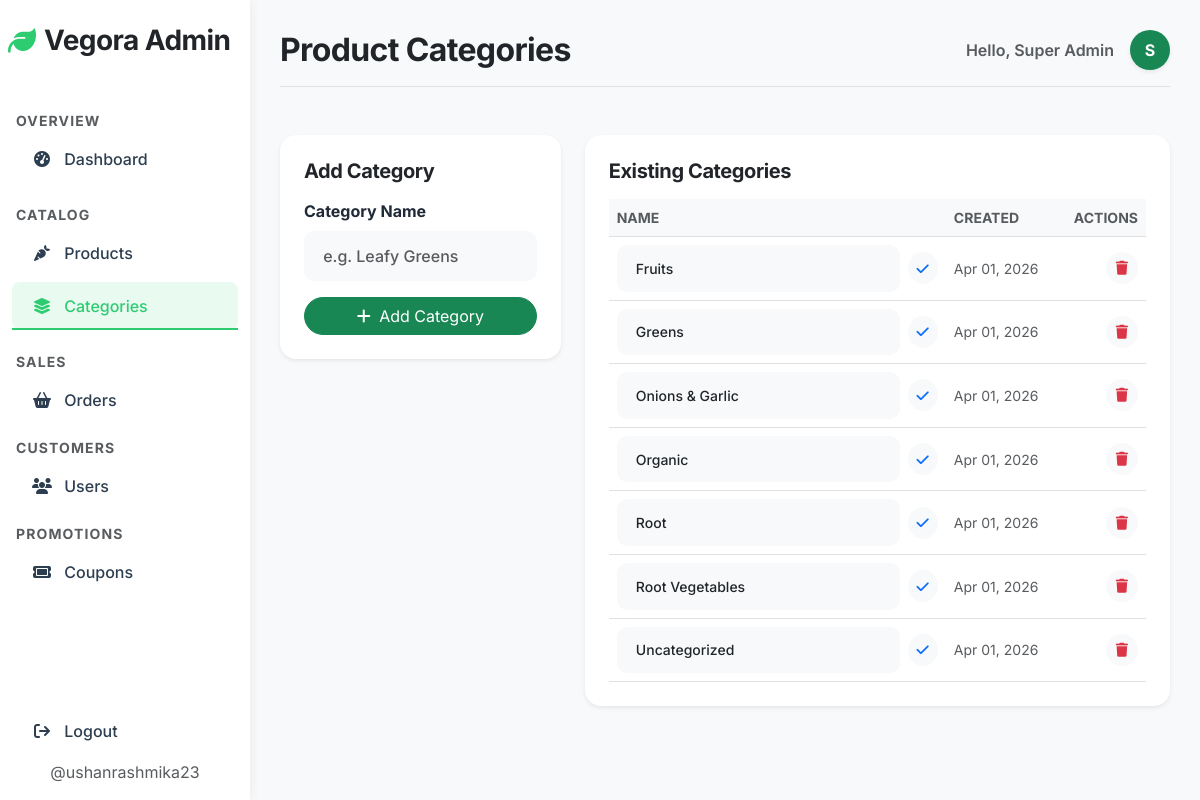
Screenshot of /admin/categories.php (signed in) with the database file from the repository.
### tables this page shows
CREATE TABLE `product_categories` (
  `id` int NOT NULL AUTO_INCREMENT,
  `name` varchar(100) NOT NULL,
  `created_at` timestamp NULL DEFAULT CURRENT_TIMESTAMP,
  PRIMARY KEY (`id`),
  UNIQUE KEY `name` (`name`)
);

### models/Category.php (called while the page is built, shortened)
<?php
class Category {
    private $pdo;
    public function __construct($pdo) {
        $this->pdo = $pdo;
    }
    public function getAll() {
        $stmt = $this->pdo->query("SELECT id, name, created_at FROM product_categories ORDER BY name ASC");
        return $stmt->fetchAll(PDO::FETCH_ASSOC);
    }
}

### admin/categories.php (the view, shortened to what this page needs)
<?php
require_once __DIR__ . '/../config/db.php';
require_once __DIR__ . '/../models/Category.php';
$categoryModel = new Category($pdo);
$categories = $categoryModel->getAll();
require_once __DIR__ . '/includes/header.php';
?>
  <?php require_once __DIR__ . '/includes/sidebar.php'; ?>
  <main class="main-content">
    <?php require_once __DIR__ . '/includes/topbar.php'; ?>
    <div class="row g-4">
      <div class="col-lg-4">
        <div class="card bg-white border-0 shadow-sm rounded-4 p-4">
          <h5 class="fw-bold mb-3">Add Category</h5>
          <form action="../controllers/categoryController.php?action=add" method="POST" class="d-flex flex-column gap-3">
            <div>
              <label for="new_name" class="form-label fw-bold">Category Name</label>
              <input type="text" id="new_name" name="name" class="form-control bg-light border-0" placeholder="e.g. Leafy Greens" required>
            </div>
            <button type="submit" class="btn btn-success rounded-pill"><i class="fa-solid fa-plus me-1"></i> Add Category</button>
          </form>
        </div>
      </div>
      <div class="col-lg-8">
        <div class="card bg-white border-0 shadow-sm rounded-4 p-4">
          <h5 class="fw-bold mb-3">Existing Categories</h5>
          <?php if (empty($categories)): ?>
            <p class="text-muted mb-0">No categories found yet.</p>
          <?php else: ?>
            <div class="table-responsive">
              <table class="table align-middle table-hover mb-0">
                <thead class="table-light">
                  <tr>
                    <th class="text-uppercase text-muted small">Name</th>
                    <th class="text-uppercase text-muted small">Created</th>
                    <th class="text-uppercase text-muted small text-end">Actions</th>
                  </tr>
                </thead>
                <tbody>
                  <?php foreach ($categories as $cat): ?>
                    <tr>
                      <td>
                        <form action="../controllers/categoryController.php?action=edit" method="POST" class="d-flex gap-2 align-items-center">
                          <input type="text" name="name" class="form-control form-control-sm bg-light border-0" value="<?php echo htmlspecialchars($cat['name']); ?>" required>
                          <button type="submit" class="btn btn-sm btn-light text-primary rounded-circle" style="width:32px;height:32px;"><i class="fa-solid fa-check"></i></button>
                        </form>
                      </td>
                      <td class="text-muted small"><?php echo date('M d, Y', strtotime($cat['created_at'])); ?></td>
                      <td class="text-end">
                        <a href="../controllers/categoryController.php?action=delete&id=<?php echo (int)$cat['id']; ?>" class="btn btn-sm btn-light text-danger rounded-circle" style="width:32px;height:32px;" onclick="return confirm('Delete this category?');">
                          <i class="fa-solid fa-trash"></i>
                        </a>
                      </td>
                    </tr>
                  <?php endforeach; ?>
                </tbody>
              </table>
            </div>
          <?php endif; ?>
        </div>
      </div>
    </div>
  </main>
</body>
</html>

### css/style.css (style rules this page uses)
:root { --vegi-green: #2ecc71; --vegi-green-hover: #27ae60; --vegi-light: #f8f9fa; --vegi-dark: #2c3e50; --vegi-shadow: 0 8px 24px rgba(0, 0, 0, 0.06); --vegi-shadow-hover: 0 16px 32px rgba(0, 0, 0, 0.12); --vegi-radius: 20px; --vegi-radius-sm: 10px; }
body { font-family: 'Inter', system-ui, -apple-system, sans-serif; background-color: #ffffff; color: var(--vegi-dark); -webkit-font-smoothing: antialiased; }
h1, h2, h3, h4, h5, h6 { font-weight: 800; letter-spacing: -0.02em; }
.form-label { font-weight: 600; color: var(--vegi-dark); margin-bottom: 0.5rem; }
.form-control { border-radius: var(--vegi-radius-sm); padding: 0.8rem 1.2rem; border: 2px solid #f3f4f6; background-color: #f9fafb; font-weight: 500; transition: all 0.3s ease; }

### admin/includes/header.php (style rules this page uses)
:root { --vegi-green: #2ecc71; --sidebar-width: 250px; }
body { font-family: 'Inter', sans-serif; background-color: #f8f9fa; }
.main-content { margin-left: var(--sidebar-width); padding: 30px; }
.main-content .form-label, .main-content label { color: #1f2937 !important; font-weight: 700; }

### rows the page displays
product_categories: name "Fruits", created_at "Apr 01, 2026"
product_categories: name "Greens", created_at "Apr 01, 2026", $cat['id'] 3 (drawn)
product_categories: name "Onions & Garlic", created_at "Apr 01, 2026"
product_categories: name "Organic", created_at "Apr 01, 2026"
product_categories: name "Root", created_at "Apr 01, 2026"
product_categories: name "Root Vegetables", created_at "Apr 01, 2026"
product_categories: name "Uncategorized", created_at "Apr 01, 2026"

### other values shown
$pageHeader "Product Categories"
$_SESSION['user_name'] "Super Admin"
substr($_SESSION['user_name'] ?? 'A', 0, 1) "S"
